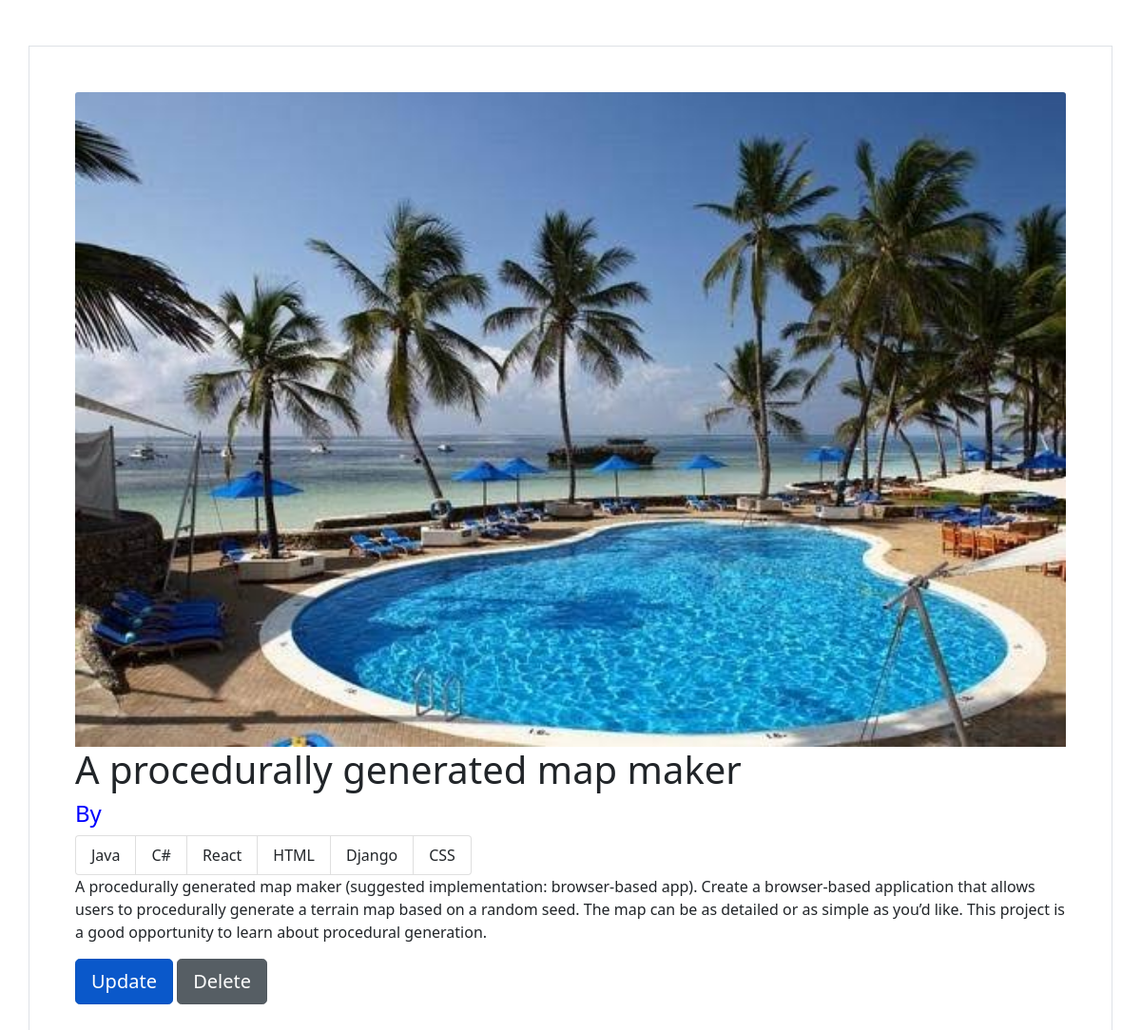
The page /project/391049f4-ac4b-40d5-a7ec-dd0fac722a0c/ on the database its author committed.
### project/models.py (models this page shows, shortened)
class Project(models.Model):
    id = models.UUIDField(default=uuid.uuid4, editable=False, null=False, blank=False, primary_key=True)
    title = models.CharField(null=False, blank=False, max_length=200)
    description = models.TextField(null=True, blank=True)
    owner = models.ForeignKey(Profile, on_delete=models.CASCADE, null=True, blank=True)
    featured_image = models.ImageField(null=True, blank=True, default='Design.JPG', upload_to='static/images/')
    demo_link = models.CharField(null=True, blank=True, max_length=200)
    source_code = models.CharField(null=True, blank=True, max_length=200)
    created = models.DateTimeField(auto_now_add=True)
    tags = models.ManyToManyField('Tag', blank=True)

class Tag(models.Model):
    id = models.UUIDField(default=uuid.uuid4, editable=False, null=False, blank=False, primary_key=True)
    name = models.CharField(max_length=200, blank=True, null=True)

### project/views.py (the view)
# urls.py: path('', include('project.urls')),
def project(request, pk):
    project = Project.objects.get(id=pk)
    tags = project.tags.all()
    context = {"project":project, 'tags':tags}
    return render(request, 'project/project.html', context)

### project/templates/project/project.html (shortened to what this page needs)
<!DOCTYPE html>
{% load static %}
<html lang="en">
  <head>
    <link
      href="https://cdn.jsdelivr.net/npm/bootstrap@5.1.3/dist/css/bootstrap.min.css"
      rel="stylesheet"
    />
  </head>
  <body>
    <div class="container p-5 my-5 border">
      {% if project.featured_image %}
      <img src="{{project.featured_image.url}}" class="card-img-top" alt="" />
      {% else %}
      <img src="{% static 'images/b.jpeg' %}" class="card-img-top" alt="" />
      {% endif %}
      <h1>{{project.title}}</h1>
      <h4 style="color: blue">By {{project.owner.name}}</h4>
      <ul class="list-group list-group-horizontal">
        {% for tag in tags %}
        <li class="list-group-item">{{tag.name}}</li>
        {% endfor %}
      </ul>
      <p>{{project.description}}</p>
      <a
        href="{% url 'update-project' project.id %}"
        class="btn btn-primary btn-lg active"
        role="button"
        aria-pressed="true"
        >Update</a
      >
      <a
        href="{% url 'delete-project' project.id %}"
        class="btn btn-secondary btn-lg active"
        role="button"
        aria-pressed="true"
        >Delete</a
      >
    </div>
  </body>
</html>

### rows shown on the page
Project: title "A procedurally generated map maker", description "A procedurally generated map maker (suggested implementation: browser-based app). Create a browser-based application that allows users to procedurally generate a terrain map based on a random seed. The map can be as detailed or as simple as you’d like. This project is a good opportunity to learn about procedural generation."
Tag: name "Java"
Tag: name "C#"
Tag: name "React"
Tag: name "HTML"
Tag: name "Django"
Tag: name "CSS"
